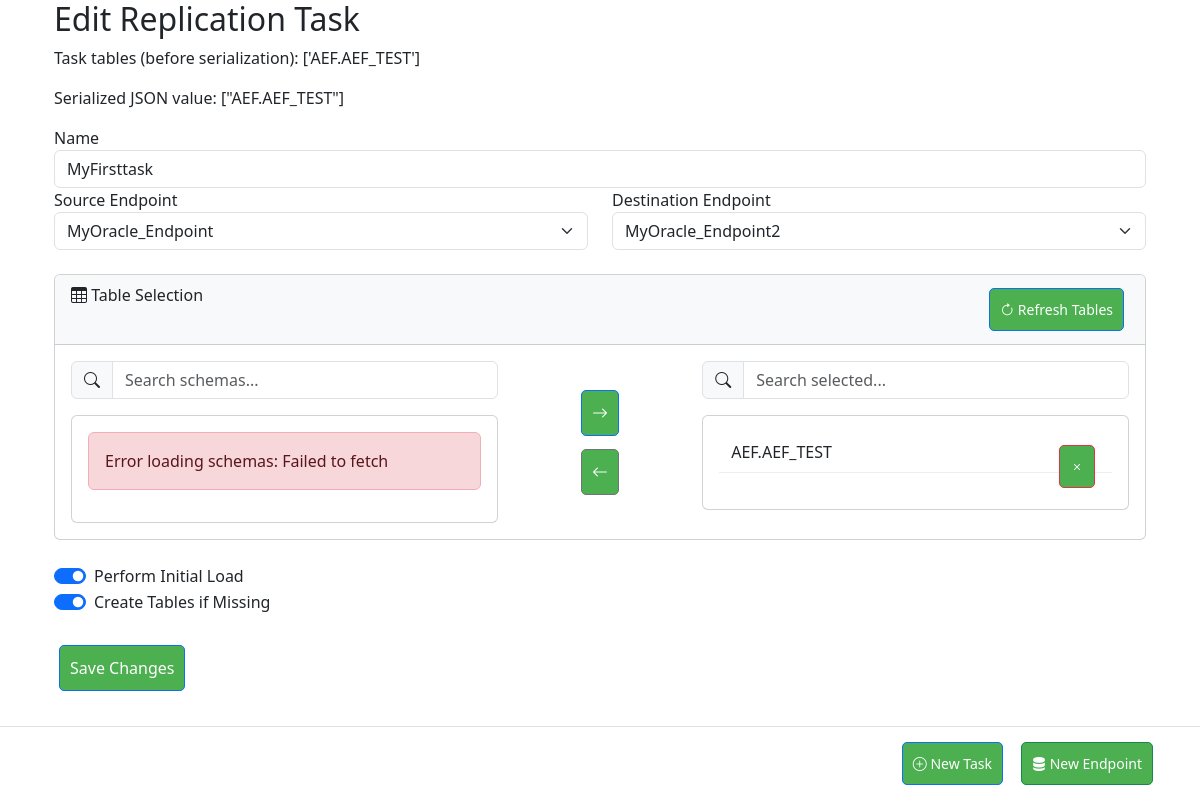
Screenshot of /task/edit/1 with the database file from the repository.
### app/models/task.py (models this page shows, shortened)
class ReplicationTask(db.Model):
    __tablename__ = 'replication_task'
    id = db.Column(db.Integer, primary_key=True)
    name = db.Column(db.String(120), unique=True, nullable=False)
    metrics = db.Column(db.JSON)  # Stores latency, counts, etc.
    source_id = db.Column(db.Integer, db.ForeignKey('endpoint.id'), nullable=False)
    destination_id = db.Column(db.Integer, db.ForeignKey('endpoint.id'), nullable=False)
    tables = db.Column(db.JSON)
    cdc_type = db.Column(db.String(20))
    cdc_config = db.Column(db.JSON)
    status = db.Column(db.String(20), default='stopped')
    options = db.Column(db.JSON)
    last_position = db.Column(db.JSON)
    created_at = db.Column(db.DateTime, default=db.func.now())
    tables = db.Column(db.JSON)  # Store selected tables
    initial_load = db.Column(db.Boolean, default=False)
    create_tables = db.Column(db.Boolean, default=True)
    replication_mode = db.Column(db.String(20), default='full')  # full/partial
    metrics = db.Column(db.JSON, default={  # Initialize metrics with default values
        'inserts': 0,
        'updates': 0,
        'deletes': 0,
        'bytes_processed': 0,
        'latency': 0,
        'last_updated': datetime.utcnow().isoformat(),
        'last_position': 0
    })
    source = db.relationship('Endpoint', foreign_keys=[source_id], backref='source_tasks')
    destination = db.relationship('Endpoint', foreign_keys=[destination_id], backref='destination_tasks')

### app/web/routes.py (the view, shortened to what this page needs)
@bp.route('/task/edit/<int:task_id>', methods=['GET', 'POST'])
def edit_task(task_id):
    task = ReplicationTask.query.get_or_404(task_id)
    print("Task tables:", task.tables)  # Debugging
    form = TaskForm()
    source_endpoints = Endpoint.query.filter_by(endpoint_type='source').all()
    target_endpoints = Endpoint.query.filter_by(endpoint_type='target').all()
    form.source.choices = [(str(e.id), e.name) for e in source_endpoints]
    form.destination.choices = [(str(e.id), e.name) for e in target_endpoints]
    if request.method == 'GET':
        form.name.data = task.name
        form.source.data = str(task.source_id)
        form.destination.data = str(task.destination_id)
        form.initial_load.data = task.initial_load
        form.create_tables.data = task.create_tables
    return render_template('edit_task.html', form=form, task=task)

### app/forms.py
class TaskForm(FlaskForm):
    name = StringField('Name', validators=[
        DataRequired(),
        Length(min=3, max=50)
    ])
    source = SelectField('Source Endpoint', choices=[], validators=[DataRequired()])
    destination = SelectField('Destination Endpoint', choices=[], validators=[DataRequired()])
    initial_load = BooleanField('Perform Initial Load', default=True)
    create_tables = BooleanField('Create Tables if Missing', default=True)
    submit = SubmitField('Save Task')

### app/web/templates/edit_task.html (shortened to what this page needs)
{% extends "base.html" %}
{% block content %}
<div class="container">
    <h2>{{ 'Edit' if task else 'Create' }} Replication Task</h2>
<form method="POST" id="task-form">
    <p>Task tables (before serialization): {{ task.tables }}</p>
<p>Serialized JSON value: {{ task.tables | tojson | safe if task and task.tables is not none else '[]' }}</p>
<div class="form-group">
    {{ form.name.label }}
    {{ form.name(class="form-control", autocomplete="off") }}
</div>
<div class="row mb-4">
    <div class="col-md-6">
        {{ form.source.label }}
        {{ form.source(class="form-select", autocomplete="off") }}
    </div>
    <div class="col-md-6">
        {{ form.destination.label }}
        {{ form.destination(class="form-select", autocomplete="off") }}
    </div>
</div>
    <div class="card mb-4">
<div class="card-header">
    <i class="bi bi-table"></i> Table Selection
    <div class="float-end">
        <button type="button" class="btn btn-sm btn-outline-primary"
                onclick="loadSourceTables()">
            <i class="bi bi-arrow-clockwise"></i> Refresh Tables
        </button>
    </div>
</div>
<div class="card-body">
    <div class="row">
        <div class="col-md-5">
            <div class="input-group mb-3">
                <span class="input-group-text"><i class="bi bi-search"></i></span>
                <input type="text" id="schema-search" class="form-control"
                       placeholder="Search schemas..." onkeyup="filterSchemas()">
            </div>
            <div class="card" style="max-height: 500px; overflow-y: auto;">
                <div class="card-body" id="schema-list">
                </div>
            </div>
        </div>
        <div class="col-md-2 d-flex flex-column justify-content-center align-items-center">
            <button type="button" class="btn btn-primary mb-2"
                    onclick="addSelectedTables()">
                <i class="bi bi-arrow-right"></i>
            </button>
            <button type="button" class="btn btn-secondary"
                    onclick="removeSelectedTables()">
                <i class="bi bi-arrow-left"></i>
            </button>
        </div>
        <div class="col-md-5">
            <div class="input-group mb-3">
                <span class="input-group-text"><i class="bi bi-search"></i></span>
                <input type="text" id="selected-search" class="form-control"
                       placeholder="Search selected..." onkeyup="filterSelected()">
            </div>
            <div class="card" style="max-height: 500px; overflow-y: auto;">
                <div class="card-body" id="selected-list">
                </div>
            </div>
        </div>
    </div>
</div>
    </div>
    <div class="row mb-4">
        <div class="col-md-6">
            <div class="form-check form-switch">
                {{ form.initial_load(class="form-check-input") }}
                {{ form.initial_load.label(class="form-check-label") }}
            </div>
            <div class="form-check form-switch">
                {{ form.create_tables(class="form-check-input") }}
                {{ form.create_tables.label(class="form-check-label") }}
            </div>
        </div>
    </div>
    <button type="submit" class="btn btn-primary">Save Changes</button>
</form>
</div>
{% endblock %}

### app/static/css/dashboard.css (style rules this page uses)
.btn { background: #4CAF50; color: white; padding: 10px; border-radius: 5px; text-decoration: none; margin: 5px; }

### app/web/templates/base.html (style rules this page uses)
body { padding-bottom: 70px; }

### app/web/templates/edit_task.html (style rules this page uses)
.card-header { background-color: #f8f9fa; transition: background-color 0.2s; }
.form-check-input:checked { background-color: #0d6efd; border-color: #0d6efd; }

### rows the page displays
ReplicationTask: tables "['AEF.AEF_TEST']", tables|tojson "[\"AEF.AEF_TEST\"]", name "MyFirsttask", source "MyOracle_Endpoint", destination "MyOracle_Endpoint2", initial_load "☑", create_tables "☑"
